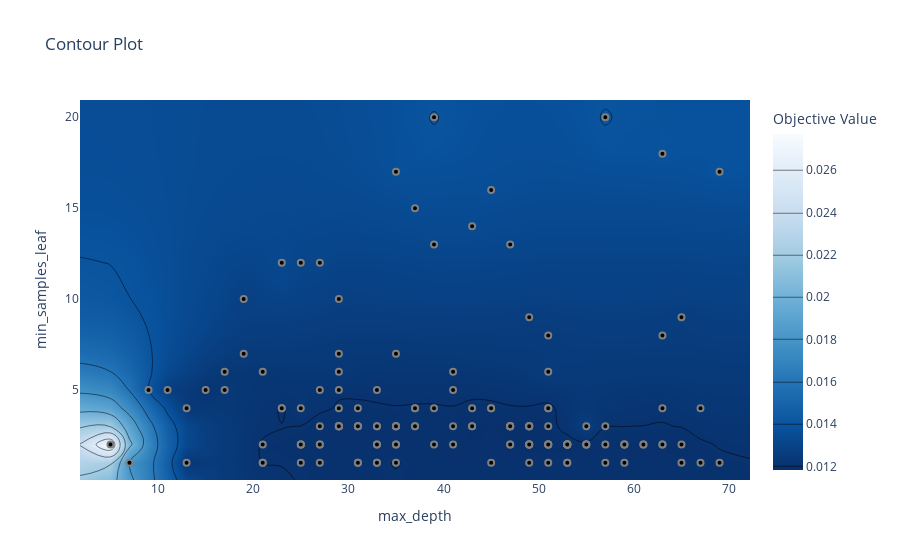

Write notebook code for a chart like this one.
### Code cell
# Plot contour plot
fig_contour = vis.plot_contour(study, params=["min_samples_leaf", "max_depth"])
fig_contour

### Figure 1 — Plotly figure (JSON) as saved in the notebook; plotly's stock layout.template omitted (floating-point values rounded to 4 significant figures; data arrays with more than 128 entries replaced by an {"elided": "..."} marker saying what was removed)
{"data": [{"colorbar": {"title": {"text": "Objective Value"}}, "colorscale": [[0, "rgb(247,251,255)"], [0.125, "rgb(222,235,247)"], [0.25, "rgb(198,219,239)"], [0.375, "rgb(158,202,225)"], [0.5, "rgb(107,174,214)"], [0.625, "rgb(66,146,198)"], [0.75, "rgb(33,113,181)"], [0.875, "rgb(8,81,156)"], [1, "rgb(8,48,107)"]], "connectgaps": true, "contours": {"coloring": "heatmap"}, "hoverinfo": "none", "line": {"smoothing": 1.3}, "reversescale": true, "type": "contour", "x": [1.8, 5, 7, 9, 11, 13, 15, 17, 19, 21, 23, 25, 27, 29, 31, 33, 35, 37, 39, 41, 43, 45, 47, 49, 51, 53, 55, 57, 59, 61, 63, 65, 67, 69, 72.2], "y": [0.05, 1, 2, 3, 4, 5, 6, 7, 8, 9, 10, 12, 13, 14, 15, 16, 17, 18, 20, 20.95], "z": {"elided": "20x35 float values"}}, {"marker": {"color": "black", "line": {"color": "Gray", "width": 2}}, "mode": "markers", "name": "Feasible Trial", "showlegend": false, "type": "scatter", "x": {"elided": "150 int values"}, "y": {"elided": "150 int values"}}, {"marker": {"color": "#cccccc", "line": {"color": "Gray", "width": 2}}, "mode": "markers", "name": "Infeasible Trial", "showlegend": false, "type": "scatter", "x": [], "y": []}], "layout": {"title": {"text": "Contour Plot"}, "xaxis": {"range": [1.8, 72.2], "title": {"text": "max_depth"}}, "yaxis": {"range": [0.05, 20.95], "title": {"text": "min_samples_leaf"}}}}
